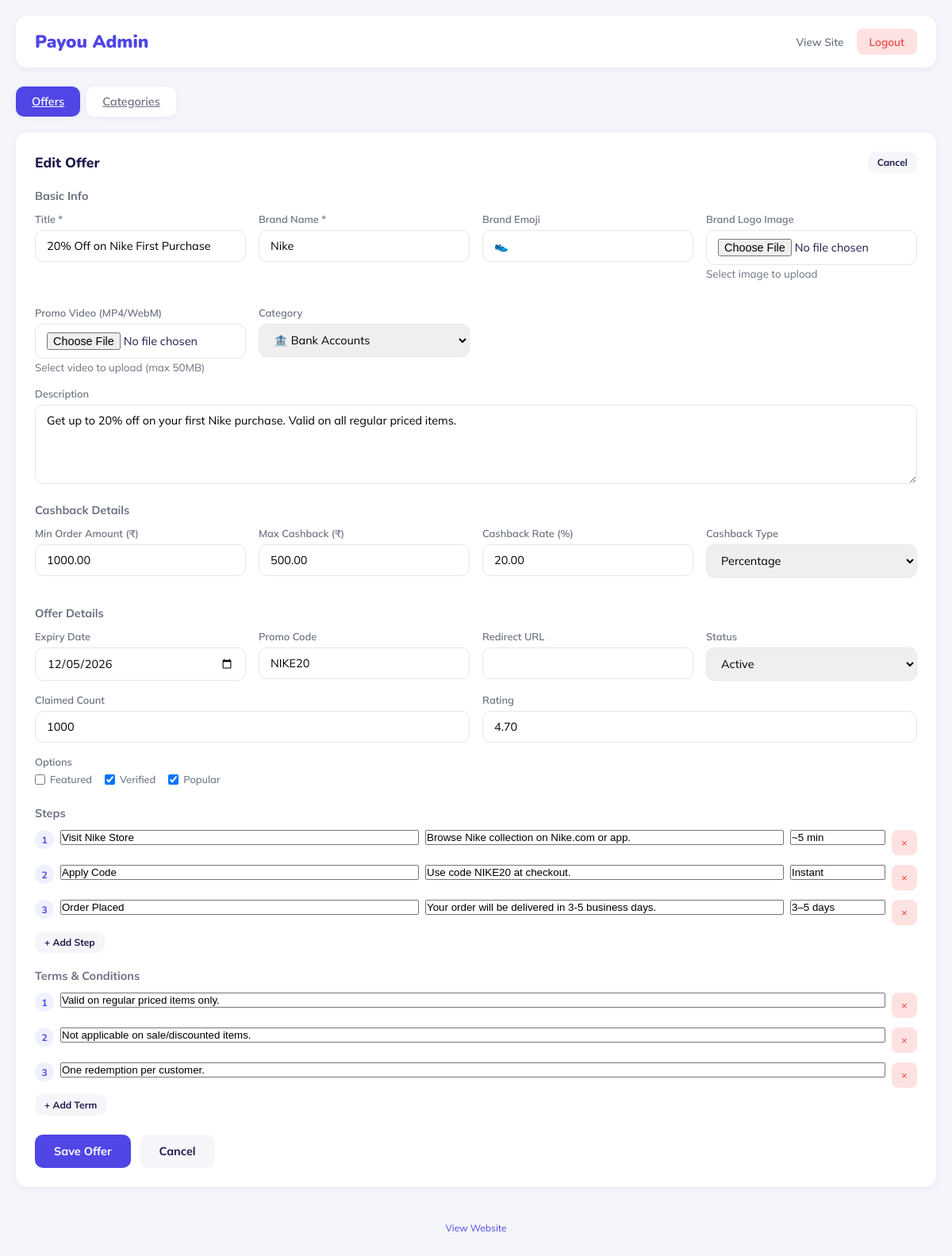
The page /admin.php?tab=offers&edit=3 (signed in) on the database its author committed.
### tables this page shows
CREATE TABLE IF NOT EXISTS offers (
    id INT AUTO_INCREMENT PRIMARY KEY,
    title VARCHAR(255) NOT NULL,
    description TEXT,
    brand_name VARCHAR(100),
    brand_emoji VARCHAR(10) DEFAULT '🎁',
    logo_image VARCHAR(255) DEFAULT '',
    video_file VARCHAR(255) DEFAULT '',
    category VARCHAR(50) DEFAULT 'General',
    min_order_amount DECIMAL(10,2) DEFAULT 0,
    max_cashback DECIMAL(10,2) DEFAULT 0,
    cashback_rate DECIMAL(5,2) DEFAULT 0,
    cashback_type ENUM('flat', 'percentage') DEFAULT 'flat',
    min_amount DECIMAL(10,2) DEFAULT 0,
    max_amount DECIMAL(10,2) DEFAULT 0,
    expiry_date DATE,
    promo_code VARCHAR(50),
    redirect_url VARCHAR(500),
    claimed_count INT DEFAULT 0,
    rating DECIMAL(3,2) DEFAULT 0,
    is_featured TINYINT(1) DEFAULT 0,
    is_verified TINYINT(1) DEFAULT 0,
    is_popular TINYINT(1) DEFAULT 0,
    status ENUM('active', 'expired', 'draft') DEFAULT 'active',
    created_at TIMESTAMP DEFAULT CURRENT_TIMESTAMP,
    updated_at TIMESTAMP DEFAULT CURRENT_TIMESTAMP ON UPDATE CURRENT_TIMESTAMP
);

CREATE TABLE IF NOT EXISTS offer_steps (
    id INT AUTO_INCREMENT PRIMARY KEY,
    offer_id INT NOT NULL,
    step_number INT NOT NULL,
    step_title VARCHAR(200) NOT NULL,
    step_description TEXT,
    step_time VARCHAR(50),
    is_completed TINYINT(1) DEFAULT 0,
    FOREIGN KEY (offer_id) REFERENCES offers(id) ON DELETE CASCADE
);

CREATE TABLE IF NOT EXISTS offer_terms (
    id INT AUTO_INCREMENT PRIMARY KEY,
    offer_id INT NOT NULL,
    term_text TEXT NOT NULL,
    sort_order INT DEFAULT 0,
    FOREIGN KEY (offer_id) REFERENCES offers(id) ON DELETE CASCADE
);

### admin.php (the view, shortened to what this page needs)
<?php
$message = '';
$message_type = '';
$is_logged_in = isset($_SESSION['admin_logged_in']) && $_SESSION['admin_logged_in'] === true;
$conn = getDB();
$cat_result = $conn->query("SELECT * FROM categories ORDER BY sort_order");
$offers_result = $conn->query("SELECT * FROM offers ORDER BY created_at DESC");
$edit_offer = null;
$is_new_offer = false;
if (isset($_GET['edit']) && $is_logged_in) {
    $edit_id = intval($_GET['edit']);
    if ($edit_id > 0) {
        $edit_result = $conn->query("SELECT * FROM offers WHERE id = $edit_id");
        $edit_offer = $edit_result->fetch_assoc();
        if ($edit_offer) {
            $steps_result = $conn->query("SELECT * FROM offer_steps WHERE offer_id = $edit_id ORDER BY step_number");
            $edit_offer['steps'] = $steps_result->fetch_all(MYSQLI_ASSOC);
            $terms_result = $conn->query("SELECT * FROM offer_terms WHERE offer_id = $edit_id ORDER BY sort_order");
            $edit_offer['terms'] = $terms_result->fetch_all(MYSQLI_ASSOC);
        }
    }
}
$active_tab = $_GET['tab'] ?? 'offers';
$edit_category = null;
$categories = [];
$cat_result = $conn->query("SELECT * FROM categories ORDER BY sort_order");
while ($row = $cat_result->fetch_assoc()) {
    $categories[] = $row;
}
?>
<!DOCTYPE html>
<html lang="en">
<head>
<link rel="stylesheet" href="https://cdn.hugeicons.com/font/hgi-stroke-rounded.css"/>
</head>
<body>
<?php if (!$is_logged_in): ?>
<div class="password-form">
  <div class="card">
    <h2 class="logo">Pay<span>ou</span> Admin</h2>
    <p>Enter password to access admin panel</p>
    <?php if ($message): ?>
    <div class="message <?php echo $message_type; ?>"><?php echo $message; ?></div>
    <?php endif; ?>
    <form method="post">
      <div class="form-group">
        <input type="password" name="password" placeholder="Enter password" required>
      </div>
      <button type="submit" class="btn btn-primary" style="width: 100%;">Login</button>
    </form>
    <a href="index.php" style="display: block; margin-top: 16px; color: var(--primary); text-decoration: none; font-size: 0.85rem;">← Back to Home</a>
  </div>
</div>
<?php else: ?>
<div class="container">
  <nav class="navbar">
    <div class="logo">Pay<span>ou</span> Admin</div>
    <div class="nav-links">
      <a href="index.php">View Site</a>
      <a href="?logout=1" class="btn btn-logout">Logout</a>
    </div>
  </nav>
  <div class="admin-tabs">
    <a href="admin.php?tab=offers" class="tab-btn <?php echo $active_tab === 'offers' ? 'active' : ''; ?>">Offers</a>
    <a href="admin.php?tab=categories" class="tab-btn <?php echo $active_tab === 'categories' ? 'active' : ''; ?>">Categories</a>
  </div>
  <?php if ($active_tab === 'categories'): ?>
  <div class="card">
    <div style="display: flex; justify-content: space-between; align-items: center; margin-bottom: 16px;">
      <h2 class="card-title" style="margin: 0;">Manage Categories</h2>
      <a href="?tab=categories&edit_category=0" class="btn btn-primary btn-sm">+ Add Category</a>
    </div>
    <?php if ($edit_category !== null || (isset($_GET['edit_category']) && $_GET['edit_category'] == 0)): ?>
    <form method="post" style="background: var(--bg); padding: 20px; border-radius: 12px; margin-bottom: 20px;">
      <input type="hidden" name="category_id" value="<?php echo $edit_category['id'] ?? 0; ?>">
      <div style="display: grid; grid-template-columns: 1fr 1fr 1fr auto; gap: 12px; align-items: end;">
        <div class="form-group" style="margin: 0;">
          <label>Category Name</label>
          <input type="text" name="category_name" value="<?php echo htmlspecialchars($edit_category['name'] ?? ''); ?>" required>
        </div>
        <div class="form-group" style="margin: 0;">
          <label>Emoji</label>
          <input type="text" name="category_emoji" value="<?php echo htmlspecialchars($edit_category['emoji'] ?? '📁'); ?>" maxlength="10">
        </div>
        <div class="form-group" style="margin: 0;">
          <label>Sort Order</label>
          <input type="number" name="category_order" value="<?php echo $edit_category['sort_order'] ?? count($categories) + 1; ?>" min="1">
        </div>
        <button type="submit" name="save_category" class="btn btn-primary">Save</button>
      </div>
      <a href="admin.php?tab=categories" class="btn btn-secondary btn-sm" style="margin-top: 12px;">Cancel</a>
    </form>
    <?php endif; ?>
    <table class="offers-table">
      <thead>
        <tr>
          <th>Order</th>
          <th>Emoji</th>
          <th>Name</th>
          <th>Actions</th>
        </tr>
      </thead>
      <tbody>
        <?php foreach ($categories as $cat): ?>
        <tr>
          <td><?php echo $cat['sort_order']; ?></td>
          <td style="font-size: 1.5rem;"><?php echo htmlspecialchars($cat['emoji']); ?></td>
          <td><strong><?php echo htmlspecialchars($cat['name']); ?></strong></td>
          <td>
            <div class="action-btns">
              <a href="?tab=categories&edit_category=<?php echo $cat['id']; ?>" class="btn btn-secondary btn-sm">Edit</a>
              <form method="post" style="display:inline;" onsubmit="return confirm('Delete this category?');">
                <input type="hidden" name="category_id" value="<?php echo $cat['id']; ?>">
                <input type="hidden" name="tab" value="categories">
                <button type="submit" name="delete_category" class="btn btn-danger btn-sm">Delete</button>
              </form>
            </div>
          </td>
        </tr>
        <?php endforeach; ?>
      </tbody>
    </table>
  </div>
  <?php elseif ($edit_offer || $is_new_offer): ?>
  <div class="card">
    <div style="display: flex; justify-content: space-between; align-items: center; margin-bottom: 20px;">
      <h2 class="card-title" style="margin: 0;"><?php echo ($edit_offer && $edit_offer['id'] > 0) ? 'Edit Offer' : 'Add New Offer'; ?></h2>
      <a href="admin.php?tab=offers" class="btn btn-secondary btn-sm">Cancel</a>
    </div>
    <form method="post" enctype="multipart/form-data">
      <h3 style="font-size: 0.9rem; font-weight: 700; color: var(--text-sub); margin-bottom: 12px;">Basic Info</h3>
      <div class="form-grid">
        <div class="form-group">
          <label>Title *</label>
          <input type="text" name="title" value="<?php echo htmlspecialchars($edit_offer['title'] ?? ''); ?>" required>
        </div>
        <div class="form-group">
          <label>Brand Name *</label>
          <input type="text" name="brand_name" value="<?php echo htmlspecialchars($edit_offer['brand_name'] ?? ''); ?>" required>
        </div>
        <div class="form-group">
          <label>Brand Emoji</label>
          <input type="text" name="brand_emoji" value="<?php echo htmlspecialchars($edit_offer['brand_emoji'] ?? '🎁'); ?>" maxlength="10">
        </div>
        <div class="form-group">
          <label>Brand Logo Image</label>
          <input type="file" id="logo-input" accept="image/*" onchange="uploadFile(this, 'logo')">
          <small style="color: var(--text-sub);">Select image to upload</small>
        </div>
        <div class="form-group">
          <label>Promo Video (MP4/WebM)</label>
          <input type="file" id="video-input" accept="video/mp4,video/webm" onchange="uploadFile(this, 'video')">
          <small style="color: var(--text-sub);">Select video to upload (max 50MB)</small>
        </div>
        <div class="form-group">
          <label>Category</label>
          <select name="category">
            <?php foreach ($categories as $cat): ?>
            <option value="<?php echo $cat['name']; ?>" <?php echo (isset($edit_offer['category']) && $edit_offer['category'] === $cat['name']) ? 'selected' : ''; ?>>
              <?php echo $cat['emoji'] . ' ' . $cat['name']; ?>
            </option>
            <?php endforeach; ?>
          </select>
        </div>
      </div>
      <div class="form-group">
        <label>Description</label>
        <textarea name="description"><?php echo htmlspecialchars($edit_offer['description'] ?? ''); ?></textarea>
      </div>
      <h3 style="font-size: 0.9rem; font-weight: 700; color: var(--text-sub); margin: 20px 0 12px;">Cashback Details</h3>
      <div class="form-grid">
        <div class="form-group">
          <label>Min Order Amount (₹)</label>
          <input type="number" name="min_order_amount" value="<?php echo $edit_offer['min_order_amount'] ?? 0; ?>" min="0" step="1">
        </div>
        <div class="form-group">
          <label>Max Cashback (₹)</label>
          <input type="number" name="max_cashback" value="<?php echo $edit_offer['max_cashback'] ?? 0; ?>" min="0" step="1">
        </div>
        <div class="form-group">
          <label>Cashback Rate (%)</label>
          <input type="number" name="cashback_rate" value="<?php echo $edit_offer['cashback_rate'] ?? 0; ?>" min="0" max="100" step="0.1">
        </div>
        <div class="form-group">
          <label>Cashback Type</label>
          <select name="cashback_type">
            <option value="percentage" <?php echo (isset($edit_offer['cashback_type']) && $edit_offer['cashback_type'] === 'percentage') ? 'selected' : ''; ?>>Percentage</option>
          </select>
        </div>
      </div>
      <h3 style="font-size: 0.9rem; font-weight: 700; color: var(--text-sub); margin: 20px 0 12px;">Offer Details</h3>
      <div class="form-grid">
        <div class="form-group">
          <label>Expiry Date</label>
          <input type="date" name="expiry_date" value="<?php echo $edit_offer['expiry_date'] ?? ''; ?>">
        </div>
        <div class="form-group">
          <label>Promo Code</label>
          <input type="text" name="promo_code" value="<?php echo htmlspecialchars($edit_offer['promo_code'] ?? ''); ?>">
        </div>
        <div class="form-group">
          <label>Redirect URL</label>
          <input type="url" name="redirect_url" value="<?php echo htmlspecialchars($edit_offer['redirect_url'] ?? ''); ?>">
        </div>
        <div class="form-group">
          <label>Status</label>
          <select name="status">
            <option value="active" <?php echo (isset($edit_offer['status']) && $edit_offer['status'] === 'active') ? 'selected' : ''; ?>>Active</option>
          </select>
        </div>
      </div>
      <div class="form-grid">
        <div class="form-group">
          <label>Claimed Count</label>
          <input type="number" name="claimed_count" value="<?php echo $edit_offer['claimed_count'] ?? 0; ?>" min="0">
        </div>
        <div class="form-group">
          <label>Rating</label>
          <input type="number" name="rating" value="<?php echo $edit_offer['rating'] ?? 0; ?>" min="0" max="5" step="0.1">
        </div>
      </div>
      <div class="form-group">
        <label>Options</label>
        <div class="checkbox-group">
          <label><input type="checkbox" name="is_featured" <?php echo (isset($edit_offer['is_featured']) && $edit_offer['is_featured']) ? 'checked' : ''; ?>> Featured</label>
          <label><input type="checkbox" name="is_verified" <?php echo (isset($edit_offer['is_verified']) && $edit_offer['is_verified']) ? 'checked' : ''; ?>> Verified</label>
          <label><input type="checkbox" name="is_popular" <?php echo (isset($edit_offer['is_popular']) && $edit_offer['is_popular']) ? 'checked' : ''; ?>> Popular</label>
        </div>
      </div>
      <h3 style="font-size: 0.9rem; font-weight: 700; color: var(--text-sub); margin: 20px 0 12px;">Steps</h3>
      <div class="steps-list" id="steps-list">
        <?php
        $steps = $edit_offer['steps'] ?? [];
        foreach ($steps as $i => $step): ?>
        <div class="step-item">
          <span style="width: 24px; height: 24px; background: var(--primary-light); color: var(--primary); border-radius: 50%; display: flex; align-items: center; justify-content: center; font-size: 0.75rem; font-weight: 700; flex-shrink: 0;"><?php echo $i + 1; ?></span>
          <input type="text" name="step_title[]" placeholder="Step title" value="<?php echo htmlspecialchars($step['step_title'] ?? ''); ?>">
          <input type="text" name="step_desc[]" placeholder="Description" value="<?php echo htmlspecialchars($step['step_description'] ?? ''); ?>">
          <input type="text" name="step_time[]" placeholder="Time (e.g., ~2 min)" class="time-input" value="<?php echo htmlspecialchars($step['step_time'] ?? ''); ?>">
          <button type="button" class="remove-btn" onclick="this.parentElement.remove();">×</button>
        </div>
        <?php endforeach; ?>
      </div>
      <button type="button" class="btn btn-secondary btn-sm" onclick="addStep()" style="margin-top: 8px;">+ Add Step</button>
      <h3 style="font-size: 0.9rem; font-weight: 700; color: var(--text-sub); margin: 20px 0 12px;">Terms & Conditions</h3>
      <div class="terms-list" id="terms-list">
        <?php
        $terms = $edit_offer['terms'] ?? [];
        foreach ($terms as $i => $term): ?>
        <div class="term-item">
          <span style="width: 24px; height: 24px; background: var(--primary-light); color: var(--primary); border-radius: 50%; display: flex; align-items: center; justify-content: center; font-size: 0.75rem; font-weight: 700; flex-shrink: 0;"><?php echo $i + 1; ?></span>
          <input type="text" name="term_text[]" placeholder="Term condition" value="<?php echo htmlspecialchars($term['term_text'] ?? ''); ?>">
          <button type="button" class="remove-btn" onclick="this.parentElement.remove();">×</button>
        </div>
        <?php endforeach; ?>
      </div>
      <button type="button" class="btn btn-secondary btn-sm" onclick="addTerm()" style="margin-top: 8px;">+ Add Term</button>
      <div style="margin-top: 24px; display: flex; gap: 12px;">
        <button type="submit" name="save_offer" class="btn btn-primary">Save Offer</button>
        <a href="admin.php" class="btn btn-secondary">Cancel</a>
      </div>
    </form>
  </div>
  <?php endif; ?>
  <div style="text-align: center; padding: 20px; color: var(--text-sub); font-size: 0.75rem;">
    <a href="index.php" style="color: var(--primary); text-decoration: none;">View Website</a>
  </div>
</div>
<?php endif; ?>
</body>
</html>

### rows shown on the page
offers: title "20% Off on Nike First Purchase", brand_name "Nike", brand_emoji "👟", description "Get up to 20% off on your first Nike purchase. Valid on all regular priced items.", min_order_amount "1000.00", max_cashback "500.00", cashback_rate "20.00", cashback_type "Percentage", expiry_date "12/05/2026", promo_code "NIKE20", status "Active", claimed_count "1000", rating "4.70", is_verified "☑", is_popular "☑"
offer_steps: step_title "Visit Nike Store", step_description "Browse Nike collection on Nike.com or app.", step_time "~5 min"
offer_steps: step_title "Apply Code", step_description "Use code NIKE20 at checkout.", step_time "Instant"
offer_steps: step_title "Order Placed", step_description "Your order will be delivered in 3-5 business days.", step_time "3–5 days"
offer_terms: term_text "Valid on regular priced items only."
offer_terms: term_text "Not applicable on sale/discounted items."
offer_terms: term_text "One redemption per customer."

### other values the page prints
form field category "🏦 Bank Accounts"
